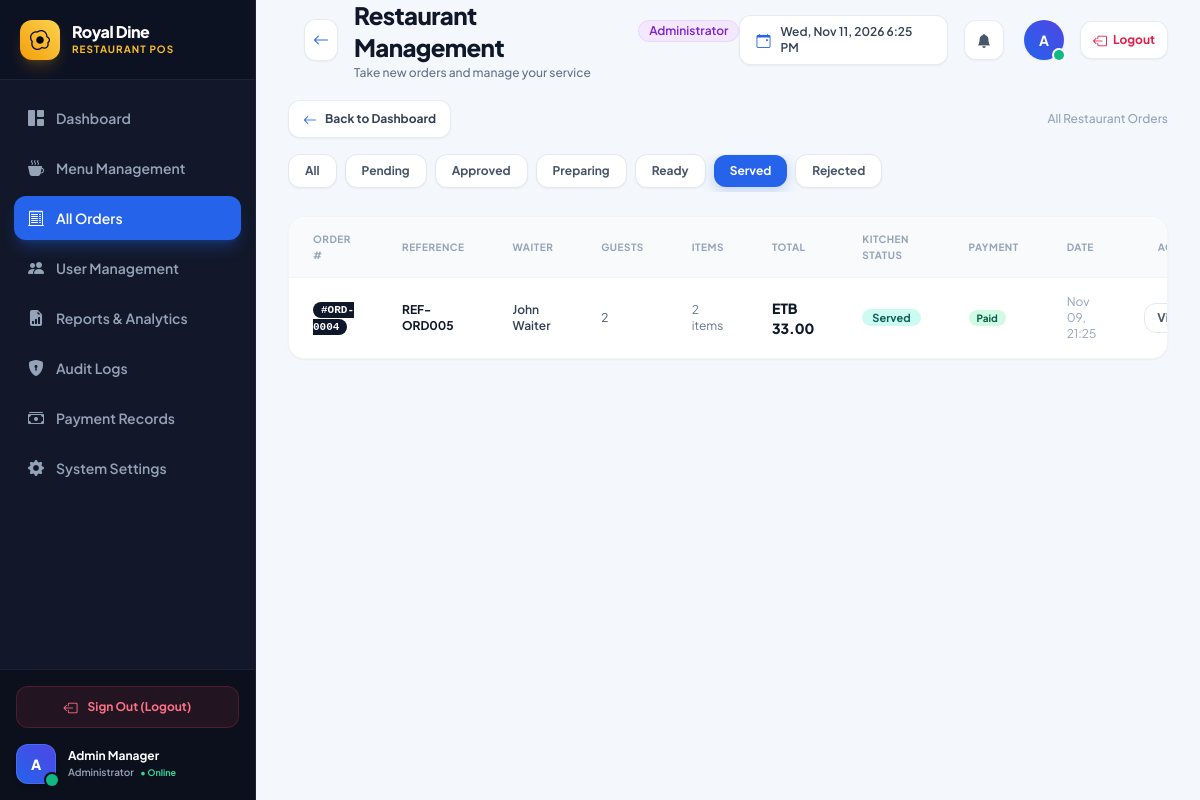
Page /analytics/orders/?status=SERVED (signed in) on the earlier database version.
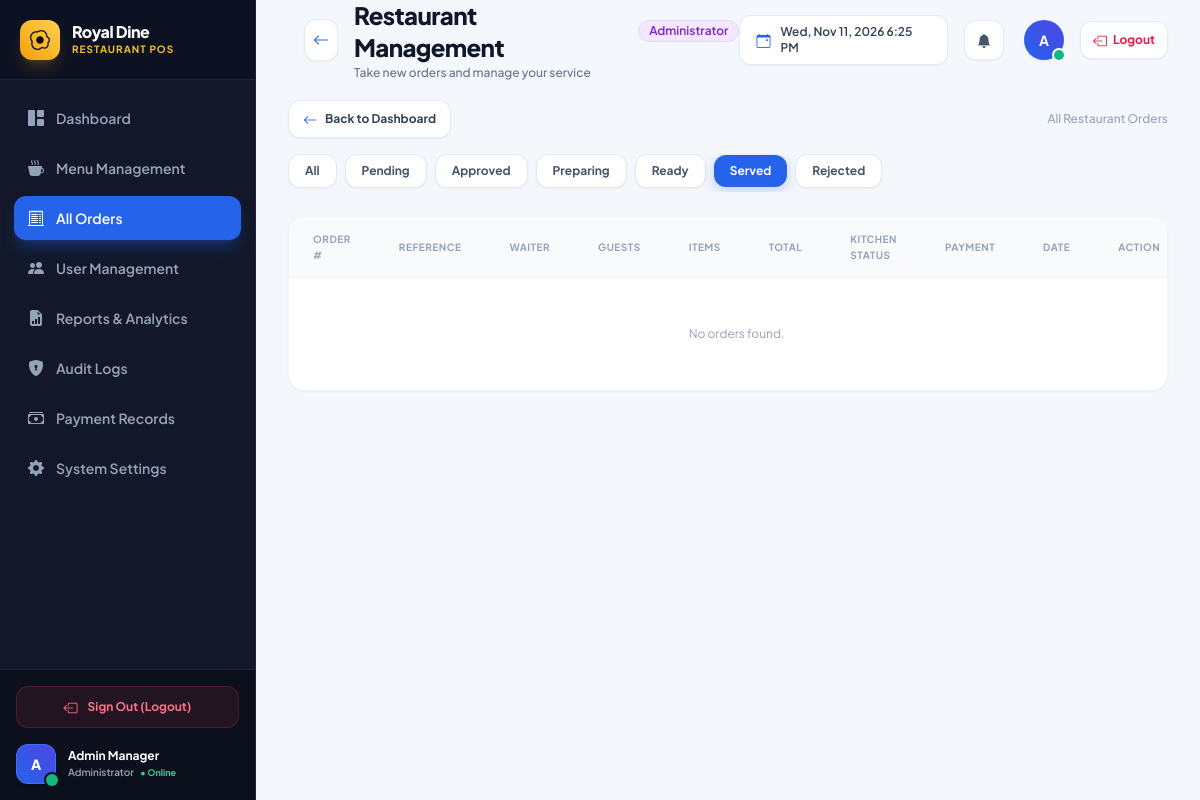
Same page on the later database version.
### apps/orders/models.py (models this page shows, shortened)
class Order(models.Model):
    class Status(models.TextChoices):
        DRAFT = 'DRAFT', 'Draft'
        PENDING_APPROVAL = 'PENDING_APPROVAL', 'Pending Approval'
        REJECTED = 'REJECTED', 'Rejected'
        APPROVED = 'APPROVED', 'Approved'
        RECEIVED = 'RECEIVED', 'Kitchen Received'
        PREPARING = 'PREPARING', 'Preparing'
        READY = 'READY', 'Ready for Serving'
        SERVED = 'SERVED', 'Served'
        CANCELLED = 'CANCELLED', 'Cancelled'
    order_reference = models.CharField(max_length=64, unique=True, editable=False, db_index=True)
    order_number = models.CharField(max_length=32, blank=True, null=True, unique=True, db_index=True)
    waiter = models.ForeignKey(
        settings.AUTH_USER_MODEL,
        on_delete=models.PROTECT,
        related_name='waiter_orders'
    )
    customer_count = models.PositiveIntegerField(default=1)
    status = models.CharField(
        max_length=24,
        choices=Status.choices,
        default=Status.PENDING_APPROVAL,
        db_index=True
    )
    total_amount = models.DecimalField(max_digits=10, decimal_places=2, default=0.00)
    order_notes = models.TextField(blank=True)
    rejection_reason = models.TextField(blank=True)
    created_at = models.DateTimeField(auto_now_add=True, db_index=True)
    updated_at = models.DateTimeField(auto_now=True)
    submitted_at = models.DateTimeField(null=True, blank=True)
    approved_at = models.DateTimeField(null=True, blank=True)
    class Meta:
        ordering = ['-created_at']
        verbose_name = 'Order'
        verbose_name_plural = 'Orders'

### apps/accounts/models.py (models this page shows, shortened)
class CustomUser(AbstractUser):
    class Role(models.TextChoices):
        ADMIN = 'ADMIN', 'Administrator'
        SUPERVISOR = 'SUPERVISOR', 'Supervisor'
        WAITER = 'WAITER', 'Waiter'
        KITCHEN_STAFF = 'KITCHEN_STAFF', 'Kitchen Staff'
    role = models.CharField(
        max_length=20,
        choices=Role.choices,
        default=Role.WAITER,
    )
    phone_number = models.CharField(max_length=20, blank=True)
    is_active_employee = models.BooleanField(default=True)
    avatar = models.ImageField(upload_to='avatars/', blank=True, null=True)
    created_at = models.DateTimeField(auto_now_add=True)
    updated_at = models.DateTimeField(auto_now=True)
    class Meta:
        ordering = ['-created_at']
        verbose_name = 'User'
        verbose_name_plural = 'Users'

### apps/analytics/views.py (the view)
# urls.py: path('orders/', views.all_orders, name='all_orders'),
@login_required
@admin_required
def all_orders(request):
    status_filter = request.GET.get('status', 'all')
    orders = Order.objects.select_related('waiter').prefetch_related('items__meal').order_by('-created_at')
    if status_filter != 'all':
        orders = orders.filter(status=status_filter)
    return render(request, 'admin_dashboard/all_orders.html', {
        'orders': orders,
        'current_status': status_filter,
        'status_choices': Order.Status.choices,
    })

### apps/restaurants/context_processors.py (called while the page is built)
def restaurant_context(request):
    try:
        settings_obj = RestaurantSettings.objects.first()
        currency = settings_obj.currency_symbol if settings_obj and settings_obj.currency_symbol else 'ETB'
    except Exception:
        currency = 'ETB'
        settings_obj = None
    return {
        'CURRENCY_SYMBOL': currency,
        'restaurant_settings': settings_obj,
    }

### templates/admin_dashboard/all_orders.html (shortened to what the changed rows need)
{% extends 'base/base.html' %}
{% load humanize %}
{% block content %}
<div class="bg-white rounded-2xl shadow-sm border border-slate-100 overflow-hidden">
    <div class="overflow-x-auto">
        <table class="w-full text-left text-xs">
            <thead class="bg-slate-50 text-slate-400 uppercase font-bold text-[10px] tracking-wider border-b border-slate-100">
                <tr>
                    <th class="px-6 py-3.5">Order #</th>
                    <th class="px-6 py-3.5">Reference</th>
                    <th class="px-6 py-3.5">Waiter</th>
                    <th class="px-6 py-3.5">Guests</th>
                    <th class="px-6 py-3.5">Items</th>
                    <th class="px-6 py-3.5">Total</th>
                    <th class="px-6 py-3.5">Kitchen Status</th>
                    <th class="px-6 py-3.5">Payment</th>
                    <th class="px-6 py-3.5">Date</th>
                    <th class="px-6 py-3.5 text-right">Action</th>
                </tr>
            </thead>
            <tbody class="divide-y divide-slate-100">
                {% for order in orders %}
                <tr class="hover:bg-slate-50/80 transition-colors">
                    <td class="px-6 py-4">
                        {% if order.order_number %}
                        <span class="px-2 py-0.5 rounded-lg bg-slate-900 text-white font-mono font-bold text-[11px]">{{ order.order_number }}</span>
                        {% else %}
                        <span class="text-slate-400 font-medium">—</span>
                        {% endif %}
                    </td>
                    <td class="px-6 py-4 font-bold text-slate-900">{{ order.order_reference }}</td>
                    <td class="px-6 py-4 text-slate-700 font-semibold">{{ order.waiter.get_full_name|default:order.waiter.username }}</td>
                    <td class="px-6 py-4 text-slate-600">{{ order.customer_count }}</td>
                    <td class="px-6 py-4 text-slate-500">{{ order.items.count }} items</td>
                    <td class="px-6 py-4 font-black text-slate-900 text-sm">ETB {{ order.total_amount }}</td>
                    <td class="px-6 py-4">
                        <span class="px-2.5 py-0.5 rounded-full font-bold text-[11px]
                            {% if order.status == 'APPROVED' %}bg-emerald-100 text-emerald-800
                            {% elif order.status == 'PENDING_APPROVAL' %}bg-amber-100 text-amber-800
                            {% elif order.status == 'PREPARING' %}bg-indigo-100 text-indigo-800
                            {% elif order.status == 'READY' %}bg-emerald-100 text-emerald-800
                            {% elif order.status == 'SERVED' %}bg-teal-100 text-teal-800
                            {% elif order.status == 'REJECTED' %}bg-rose-100 text-rose-800
                            {% else %}bg-slate-100 text-slate-700{% endif %}">
                            {{ order.get_status_display }}
                        </span>
                    </td>
                    <td class="px-6 py-4">
                        {% if order.payments.exists %}
                        <span class="px-2 py-0.5 rounded-full text-[10px] font-bold bg-emerald-100 text-emerald-800">Paid</span>
                        {% else %}
                        <span class="px-2 py-0.5 rounded-full text-[10px] font-bold bg-rose-100 text-rose-800">Unpaid</span>
                        {% endif %}
                    </td>
                    <td class="px-6 py-4 text-slate-400">{{ order.created_at|date:"M d, H:i" }}</td>
                    <td class="px-6 py-4 text-right">
                        <div class="inline-flex items-center gap-1.5 justify-end">
                            <a href="{% url 'orders:order_detail' order.id %}" class="px-3 py-1.5 rounded-xl border border-slate-200 text-slate-600 hover:bg-slate-100 font-bold text-xs transition-colors">
                                View
                            </a>
                        </div>
                    </td>
                </tr>
                {% empty %}
                <tr>
                    <td colspan="10" class="px-6 py-12 text-center text-slate-400">No orders found.</td>
                </tr>
                {% endfor %}
            </tbody>
        </table>
    </div>
</div>
{% endblock %}

Differences in the rows shown:
removed Order: order_number "#ORD-0004", order_reference "REF-ORD005", waiter.get_full_name "John Waiter", customer_count "2", items.count "2", total_amount "33.00", status "Served", shows "Paid", created_at "Nov 09, 21:25"
Other differences:
text now shown: "No orders found."
